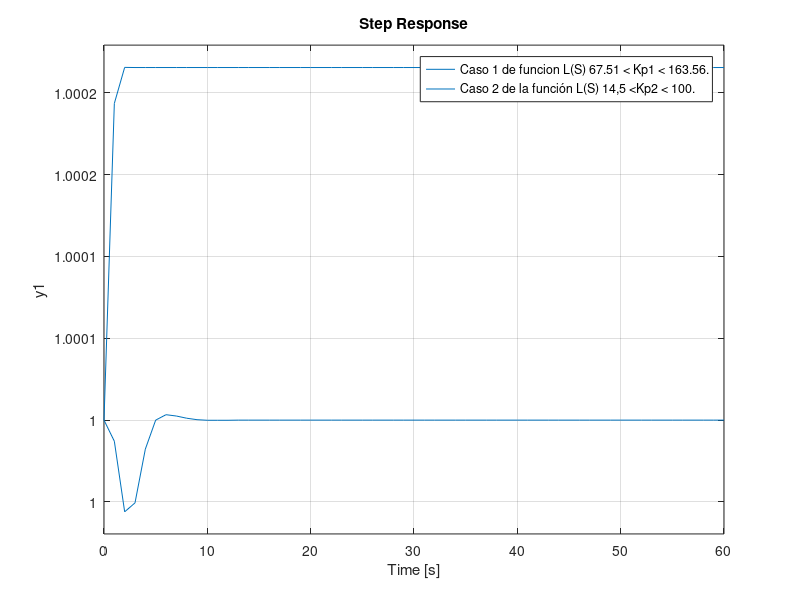
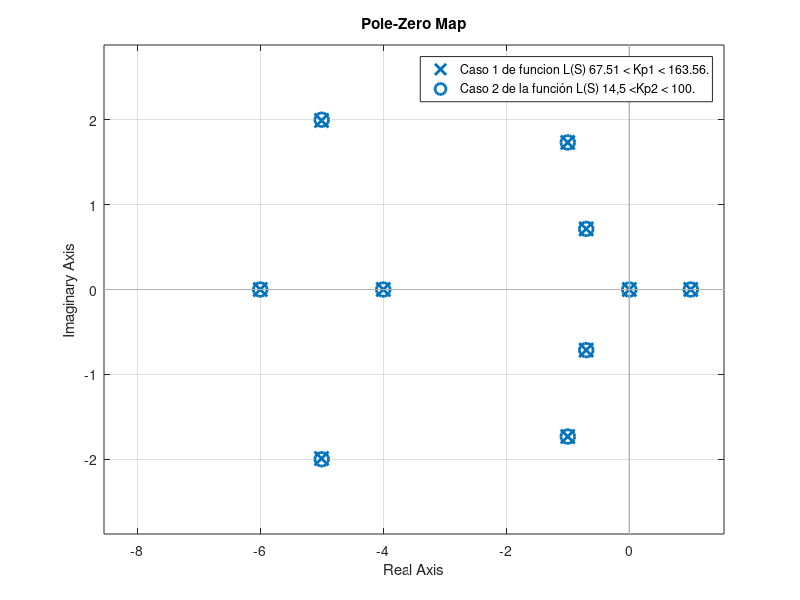

Write the MATLAB code that produced these figures, in order.
%% Comprobación de todos los polos del sistema de control realimentado
%% utilizando el polinomio característico
s = tf('s'); % Definición de variable compleja.
t = (0:1:60); % Definición de intervalo de tiempo.
%% Caso 1 de funcion L(S) 67.51 < Kp1 < 163.56
kp1 = 80;
Ls1 = kp1*(s^2 +2*s+4)/s*(s^2 +1.4*s+1)*(s+4)*(s+6);
Myr1 =Ls1/(1+Ls1);
step(Myr1,t);
hold on;
%% Caso 2 de la función L(S) (14,5 <Kp2 < 100) 
kp2 = 80;
Ls2 = 2*kp2/(s-1)*(s^2 +10*s+29);
Myr2 = Ls2/(1+Ls2);
step(Myr2,t);
hold on;

legend('Caso 1 de funcion L(S) 67.51 < Kp1 < 163.56.','Caso 2 de la función L(S) 14,5 <Kp2 < 100.')

figure;

%% Diagrama de polo y ceros para los 3 casos
pzmap(Myr1);
hold on;
pzmap(Myr2);

legend('Caso 1 de funcion L(S) 67.51 < Kp1 < 163.56.','Caso 2 de la función L(S) 14,5 <Kp2 < 100.')
